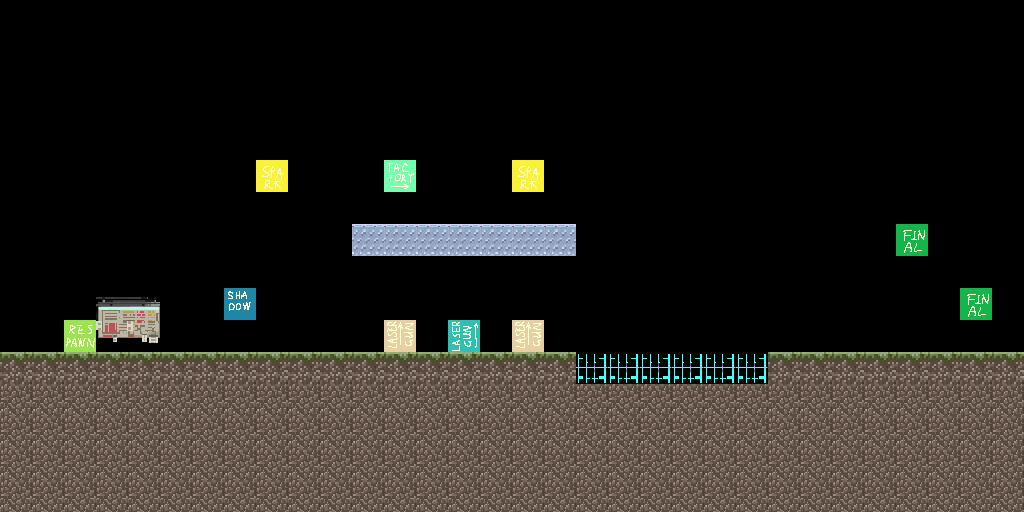

A 2D game scene composited from a Tiled map and its tileset images. What follows is a short description and the map's XML, with every tile layer's data as written:
An orthogonal 32x16 tile map with 32x32 px tiles, 3 tile layers (图块层 1, Object, Background).

<map version="1.10" tiledversion="1.11.2" orientation="orthogonal" renderorder="right-down" width="32" height="16" tilewidth="32" tileheight="32" infinite="0" nextlayerid="5" nextobjectid="1">
 <tileset firstgid="1" source="ExtendedMapSet.tsx" />
 <layer id="1" name="图块层 1" width="32" height="16">
  <data encoding="csv">
0,0,0,0,0,0,0,0,0,0,0,0,0,0,0,0,0,0,0,0,0,0,0,0,0,0,0,0,0,0,0,0,
0,0,0,0,0,0,0,0,0,0,0,0,0,0,0,0,0,0,0,0,0,0,0,0,0,0,0,0,0,0,0,0,
0,0,0,0,0,0,0,0,0,0,0,0,0,0,0,0,0,0,0,0,0,0,0,0,0,0,0,0,0,0,0,0,
0,0,0,0,0,0,0,0,0,0,0,0,0,0,0,0,0,0,0,0,0,0,0,0,0,0,0,0,0,0,0,0,
0,0,0,0,0,0,0,0,0,0,0,0,0,0,0,0,0,0,0,0,0,0,0,0,0,0,0,0,0,0,0,0,
0,0,0,0,0,0,0,0,0,0,0,0,0,0,0,0,0,0,0,0,0,0,0,0,0,0,0,0,0,0,0,0,
0,0,0,0,0,0,0,0,0,0,0,0,0,0,0,0,0,0,0,0,0,0,0,0,0,0,0,0,0,0,0,0,
0,0,0,0,0,0,0,0,0,0,0,4,4,4,4,4,4,4,0,0,0,0,0,0,0,0,0,0,0,0,0,0,
0,0,0,0,0,0,0,0,0,0,0,0,0,0,0,0,0,0,0,0,0,0,0,0,0,0,0,0,0,0,0,0,
0,0,0,0,0,0,0,0,0,0,0,0,0,0,0,0,0,0,0,0,0,0,0,0,0,0,0,0,0,0,0,0,
0,0,0,0,0,0,0,0,0,0,0,0,0,0,0,0,0,0,0,0,0,0,0,0,0,0,0,0,0,0,0,0,
1,1,1,1,1,1,1,1,1,1,1,1,1,1,1,1,1,1,9,9,9,9,9,9,1,1,1,1,1,1,1,1,
2,2,2,2,2,2,2,2,2,2,2,2,2,2,2,2,2,2,2,2,2,2,2,2,2,2,2,2,2,2,2,2,
2,2,2,2,2,2,2,2,2,2,2,2,2,2,2,2,2,2,2,2,2,2,2,2,2,2,2,2,2,2,2,2,
2,2,2,2,2,2,2,2,2,2,2,2,2,2,2,2,2,2,2,2,2,2,2,2,2,2,2,2,2,2,2,2,
2,2,2,2,2,2,2,2,2,2,2,2,2,2,2,2,2,2,2,2,2,2,2,2,2,2,2,2,2,2,2,2
</data>
 </layer>
 <layer id="2" name="Object" width="32" height="16">
  <data encoding="csv">
0,0,0,0,0,0,0,0,0,0,0,0,0,0,0,0,0,0,0,0,0,0,0,0,0,0,0,0,0,0,0,0,
0,0,0,0,0,0,0,0,0,0,0,0,0,0,0,0,0,0,0,0,0,0,0,0,0,0,0,0,0,0,0,0,
0,0,0,0,0,0,0,0,0,0,0,0,0,0,0,0,0,0,0,0,0,0,0,0,0,0,0,0,0,0,0,0,
0,0,0,0,0,0,0,0,0,0,0,0,0,0,0,0,0,0,0,0,0,0,0,0,0,0,0,0,0,0,0,0,
0,0,0,0,0,0,0,0,0,0,0,0,0,0,0,0,0,0,0,0,0,0,0,0,0,0,0,0,0,0,0,0,
0,0,0,0,0,0,0,0,28,0,0,0,19,0,0,0,28,0,0,0,0,0,0,0,0,0,0,0,0,0,0,0,
0,0,0,0,0,0,0,0,0,0,0,0,0,0,0,0,0,0,0,0,0,0,0,0,0,0,0,0,0,0,0,0,
0,0,0,0,0,0,0,0,0,0,0,0,0,0,0,0,0,0,0,0,0,0,0,0,0,0,0,0,29,0,0,0,
0,0,0,0,0,0,0,0,0,0,0,0,0,0,0,0,0,0,0,0,0,0,0,0,0,0,0,0,0,0,0,0,
0,0,0,0,0,0,0,22,0,0,0,0,0,0,0,0,0,0,0,0,0,0,0,0,0,0,0,0,0,0,29,0,
0,0,21,0,0,0,0,0,0,0,0,0,1610612754,0,1610612762,0,1610612754,0,0,0,0,0,0,0,0,0,0,0,0,0,0,0,
0,0,0,0,0,0,0,0,0,0,0,0,0,0,0,0,0,0,0,0,0,0,0,0,0,0,0,0,0,0,0,0,
0,0,0,0,0,0,0,0,0,0,0,0,0,0,0,0,0,0,0,0,0,0,0,0,0,0,0,0,0,0,0,0,
0,0,0,0,0,0,0,0,0,0,0,0,0,0,0,0,0,0,0,0,0,0,0,0,0,0,0,0,0,0,0,0,
0,0,0,0,0,0,0,0,0,0,0,0,0,0,0,0,0,0,0,0,0,0,0,0,0,0,0,0,0,0,0,0,
0,0,0,0,0,0,0,0,0,0,0,0,0,0,0,0,0,0,0,0,0,0,0,0,0,0,0,0,0,0,0,0
</data>
 </layer>
 <layer id="4" name="Background" width="32" height="16">
  <data encoding="csv">
0,0,0,0,0,0,0,0,0,0,0,0,0,0,0,0,0,0,0,0,0,0,0,0,0,0,0,0,0,0,0,0,
0,0,0,0,0,0,0,0,0,0,0,0,0,0,0,0,0,0,0,0,0,0,0,0,0,0,0,0,0,0,0,0,
0,0,0,0,0,0,0,0,0,0,0,0,0,0,0,0,0,0,0,0,0,0,0,0,0,0,0,0,0,0,0,0,
0,0,0,0,0,0,0,0,0,0,0,0,0,0,0,0,0,0,0,0,0,0,0,0,0,0,0,0,0,0,0,0,
0,0,0,0,0,0,0,0,0,0,0,0,0,0,0,0,0,0,0,0,0,0,0,0,0,0,0,0,0,0,0,0,
0,0,0,0,0,0,0,0,0,0,0,0,0,0,0,0,0,0,0,0,0,0,0,0,0,0,0,0,0,0,0,0,
0,0,0,0,0,0,0,0,0,0,0,0,0,0,0,0,0,0,0,0,0,0,0,0,0,0,0,0,0,0,0,0,
0,0,0,0,0,0,0,0,0,0,0,0,0,0,0,0,0,0,0,0,0,0,0,0,0,0,0,0,0,0,0,0,
0,0,0,0,0,0,0,0,0,0,0,0,0,0,0,0,0,0,0,0,0,0,0,0,0,0,0,0,0,0,0,0,
0,0,0,61,62,0,0,0,0,0,0,0,0,0,0,0,0,0,0,0,0,0,0,0,0,0,0,0,0,0,0,0,
0,0,0,69,70,0,0,0,0,0,0,0,0,0,0,0,0,0,0,0,0,0,0,0,0,0,0,0,0,0,0,0,
0,0,0,0,0,0,0,0,0,0,0,0,0,0,0,0,0,0,0,0,0,0,0,0,0,0,0,0,0,0,0,0,
0,0,0,0,0,0,0,0,0,0,0,0,0,0,0,0,0,0,0,0,0,0,0,0,0,0,0,0,0,0,0,0,
0,0,0,0,0,0,0,0,0,0,0,0,0,0,0,0,0,0,0,0,0,0,0,0,0,0,0,0,0,0,0,0,
0,0,0,0,0,0,0,0,0,0,0,0,0,0,0,0,0,0,0,0,0,0,0,0,0,0,0,0,0,0,0,0,
0,0,0,0,0,0,0,0,0,0,0,0,0,0,0,0,0,0,0,0,0,0,0,0,0,0,0,0,0,0,0,0
</data>
 </layer>
</map>
